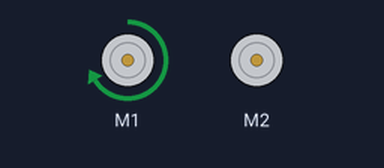
This sketch was run on a simulated Arduino Uno, built with avr-gcc and run on an emulated ATmega328P. On the bench: 2 × DC motor (green arrow = forward, orange = backward, longer = faster).

Above: at 0.3 s.
At 2.3 s:
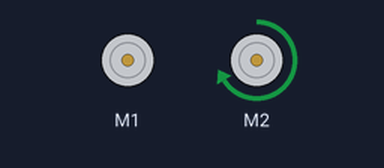
At 4.3 s:
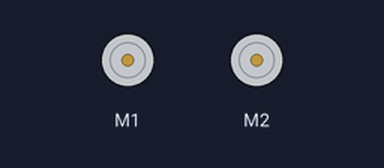
Timing chart, 0 to 5.8 s (numbered marks = the images above):
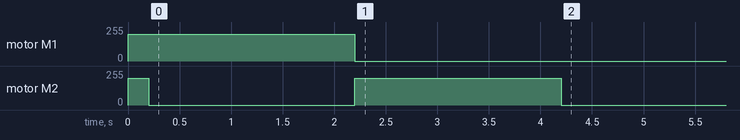

The sketch:

ATTACK.ino
```cpp
// Include the Servo library
#include <Wire.h>
#include <Adafruit_MotorShield.h>
// Declare the Servo pin
Adafruit_MotorShield AFMS = Adafruit_MotorShield();
Adafruit_DCMotor *myMotor = AFMS.getMotor(1);
Adafruit_DCMotor *myMotor2 = AFMS.getMotor(2);

void setup() {
 Serial.begin(9600);           // set up Serial library at 9600 bps
 AFMS.begin();
 // We need to attach the servo to the used pin number
 myMotor->setSpeed(50);
 myMotor->run(FORWARD);
 myMotor2->setSpeed(50);
 myMotor2-> run(FORWARD);
 // turn on motor
 myMotor->run(RELEASE);
 myMotor2->run(RELEASE);

}
 void loop(){
 myMotor->setSpeed(200);
 myMotor2->setSpeed(200);
 myMotor->run(FORWARD);
 myMotor2->run(FORWARD);

 delay(200);

 myMotor2->run(RELEASE);

 delay(2000);

 myMotor2->run(FORWARD);

 //delay(500);

 myMotor->run(RELEASE);

 delay(2000);

 myMotor2->run(RELEASE);

 delay(5000000000000);
}
```

Measured:
- by itself, motor M1: stopped → forward 200/255 at 0.00 s, → stopped 2.2 s later
- by itself, motor M2: stopped → forward 200/255 at 0.00 s, → stopped 0.20 s later, → forward 200/255 2.0 s later, → stopped 2.0 s later
